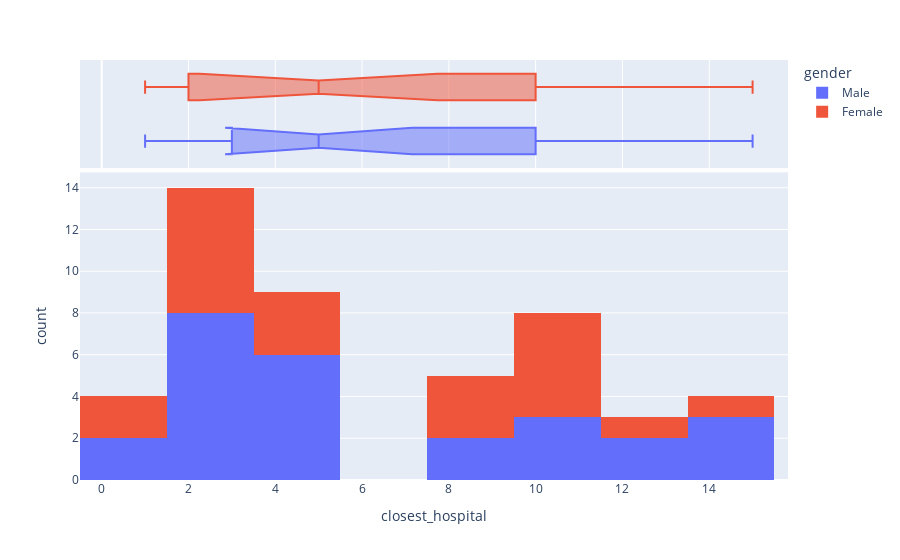

The code cell stored with this chart in its notebook:
### Markdown cell above
### Histogram of "closest_hospital" by gender

### Code cell
px.histogram(patient_df, x="closest_hospital", color="gender", marginal="box", hover_data=patient_df.columns)

### Figure 1 — Plotly figure (JSON) as saved in the notebook; plotly's stock layout.template omitted (floating-point values rounded to 4 significant figures; data arrays with more than 128 entries replaced by an {"elided": "..."} marker saying what was removed)
{"data": [{"alignmentgroup": "True", "bingroup": "x", "hovertemplate": "gender=Male<br>closest_hospital=%{x}<br>count=%{y}<extra></extra>", "legendgroup": "Male", "marker": {"color": "#636efa", "pattern": {"shape": ""}}, "name": "Male", "offsetgroup": "Male", "orientation": "v", "showlegend": true, "type": "histogram", "x": [12, 5, 15, 15, 5, 2, 3, 5, 8, 3, 10, 2, 5, 5, 8, 2, 3, 15, 5, 10, 1, 3, 2, 1, 10, 12], "xaxis": "x", "yaxis": "y"}, {"alignmentgroup": "True", "customdata": {"elided": "26x14 mixed values"}, "hovertemplate": "gender=%{customdata[7]}<br>closest_hospital=%{x}<br>allergies=%{customdata[0]}<br>blood_type=%{customdata[1]}<br>community=%{customdata[2]}<br>country=%{customdata[3]}<br>date_of_birth=%{customdata[4]}<br>disabilities=%{customdata[5]}<br>name=%{customdata[6]}<br>has_children=%{customdata[8]}<br>has_dependent=%{customdata[9]}<br>height=%{customdata[10]}<br>marital_status=%{customdata[11]}<br>medical_problems=%{customdata[12]}<br>weight=%{customdata[13]}<extra></extra>", "legendgroup": "Male", "marker": {"color": "#636efa"}, "name": "Male", "notched": true, "offsetgroup": "Male", "showlegend": false, "type": "box", "x": [12, 5, 15, 15, 5, 2, 3, 5, 8, 3, 10, 2, 5, 5, 8, 2, 3, 15, 5, 10, 1, 3, 2, 1, 10, 12], "xaxis": "x2", "yaxis": "y2"}, {"alignmentgroup": "True", "bingroup": "x", "hovertemplate": "gender=Female<br>closest_hospital=%{x}<br>count=%{y}<extra></extra>", "legendgroup": "Female", "marker": {"color": "#EF553B", "pattern": {"shape": ""}}, "name": "Female", "offsetgroup": "Female", "orientation": "v", "showlegend": true, "type": "histogram", "x": [10, 5, 15, 2, 8, 10, 2, 8, 8, 2, 1, 5, 10, 10, 12, 1, 3, 10, 5, 2, 3], "xaxis": "x", "yaxis": "y"}, {"alignmentgroup": "True", "customdata": {"elided": "21x14 mixed values"}, "hovertemplate": "gender=%{customdata[7]}<br>closest_hospital=%{x}<br>allergies=%{customdata[0]}<br>blood_type=%{customdata[1]}<br>community=%{customdata[2]}<br>country=%{customdata[3]}<br>date_of_birth=%{customdata[4]}<br>disabilities=%{customdata[5]}<br>name=%{customdata[6]}<br>has_children=%{customdata[8]}<br>has_dependent=%{customdata[9]}<br>height=%{customdata[10]}<br>marital_status=%{customdata[11]}<br>medical_problems=%{customdata[12]}<br>weight=%{customdata[13]}<extra></extra>", "legendgroup": "Female", "marker": {"color": "#EF553B"}, "name": "Female", "notched": true, "offsetgroup": "Female", "showlegend": false, "type": "box", "x": [10, 5, 15, 2, 8, 10, 2, 8, 8, 2, 1, 5, 10, 10, 12, 1, 3, 10, 5, 2, 3], "xaxis": "x2", "yaxis": "y2"}], "layout": {"barmode": "relative", "legend": {"title": {"text": "gender"}, "tracegroupgap": 0}, "margin": {"t": 60}, "xaxis": {"anchor": "y", "domain": [0, 1], "title": {"text": "closest_hospital"}}, "xaxis2": {"anchor": "y2", "domain": [0, 1], "matches": "x", "showgrid": true, "showticklabels": false}, "yaxis": {"anchor": "x", "domain": [0, 0.7326], "title": {"text": "count"}}, "yaxis2": {"anchor": "x2", "domain": [0.7426, 1], "matches": "y2", "showgrid": false, "showline": false, "showticklabels": false, "ticks": ""}}}
